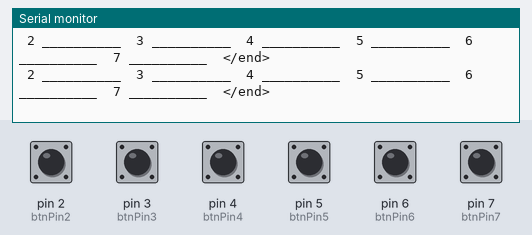
This sketch was run on a simulated Arduino Uno, built with avr-gcc and run on an emulated ATmega328P. Shown: the last lines printed to the serial monitor. The test bench sets the inputs (shaded band); at power-on: pin 2 (btnPin2), pin 3 (btnPin3), pin 4 (btnPin4), pin 5 (btnPin5), pin 6 (btnPin6), pin 7 (btnPin7) LOW.

Above: at 1.2 s.
1.3 s: pin 2 (btnPin2) pulled HIGH for 0.15 s
At 1.46 s:
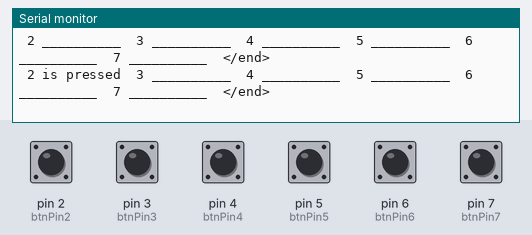
4.4 s: pin 3 (btnPin3) pulled HIGH for 0.15 s
At 4.55 s:
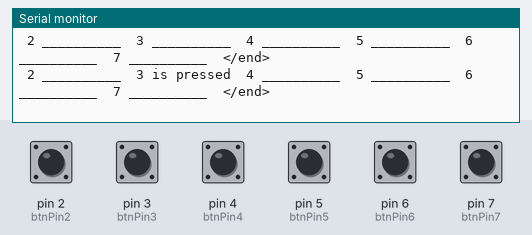
7.5 s: pin 4 (btnPin4) pulled HIGH for 0.15 s
At 7.65 s:
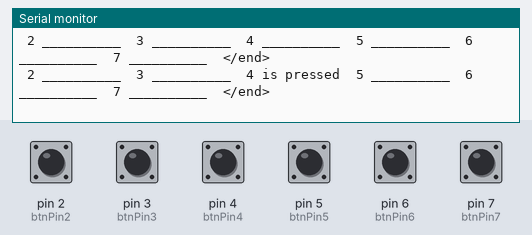
10.6 s: pin 5 (btnPin5) pulled HIGH for 0.15 s
At 10.74 s:
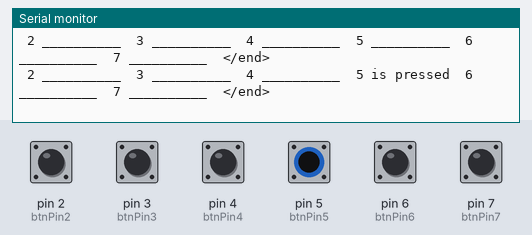
13.7 s: pin 6 (btnPin6) pulled HIGH for 0.15 s
At 13.84 s:
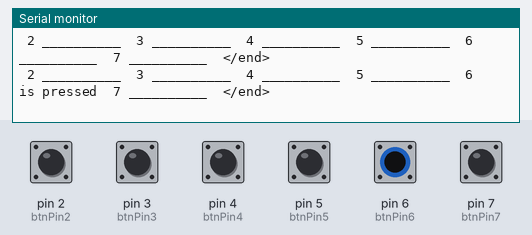
15.3 s: pin 7 (btnPin7) pulled HIGH for 0.15 s
At 15.39 s:
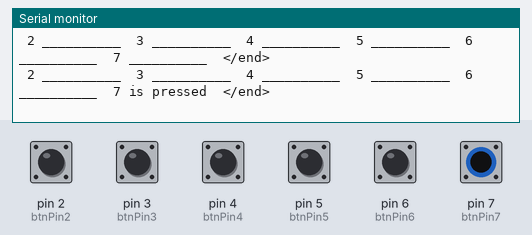

Measured:
- after the input at 1.3 s, the serial monitor: prints a new line after 0.15 s (image 1)
- after the input at 4.4 s, the serial monitor: prints a new line after 0.15 s (image 2)
- after the input at 7.5 s, the serial monitor: prints a new line after 0.14 s (image 3)
- after the input at 10.6 s, the serial monitor: prints a new line after 0.14 s (image 4)
- after the input at 13.7 s, the serial monitor: prints a new line after 0.13 s (image 5)
- after the input at 15.3 s, the serial monitor: prints a new line after 0.08 s (image 6)

The sketch:

circuittester.ino
```cpp
/*
 * Alerts when one of the button is pressed more than 10 seconds
 */

// Define digital outputs for the buttons
//constant is for program
//value is from the arduino
const int btnPin2 = 2;
const int btnPin3 = 3;
const int btnPin4 = 4;
const int btnPin5 = 5;
const int btnPin6 = 6;
const int btnPin7 = 7;

// Store button readings
int reading2, reading3, reading4, reading5, reading6, reading7;

// Called once when the code is run
void setup() {

 // Set pin modes for the used digital pins
  pinMode(btnPin2, INPUT);
  pinMode(btnPin3, INPUT);
  pinMode(btnPin4, INPUT);
  pinMode(btnPin5, INPUT);
  pinMode(btnPin6, INPUT);
  pinMode(btnPin7, INPUT);

  Serial.begin(9600);
}


// This method is called continuously by the Arduino
void loop() {


 // Read the button inputs
  reading2 = digitalRead(btnPin2);
  reading3 = digitalRead(btnPin3);
  reading4 = digitalRead(btnPin4);
  reading5 = digitalRead(btnPin5);
  reading6 = digitalRead(btnPin6);
  reading7 = digitalRead(btnPin7);

  // Everytime this button is pressed
  if (reading2 == HIGH) {
    Serial.print(" 2 is pressed ");
  }
  else {
     Serial.print(" 2 __________ ");
  }
  if (reading3 == HIGH) {
    Serial.print(" 3 is pressed ");
  }
  else {
     Serial.print(" 3 __________ ");
  }
  if (reading4 == HIGH) {
    Serial.print(" 4 is pressed ");
  }
  else {
     Serial.print(" 4 __________ ");
  }
  if (reading5 == HIGH) {
    Serial.print(" 5 is pressed ");
  }
  else {
     Serial.print(" 5 __________ ");
  }
  if (reading6 == HIGH) {
    Serial.print(" 6 is pressed ");
  }
  else {
     Serial.print(" 6 __________ ");
  }
  if (reading7 == HIGH) {
    Serial.print(" 7 is pressed ");
  }
  else {
     Serial.print(" 7 __________ ");
  }
  Serial.println(" </end>");
}
```
